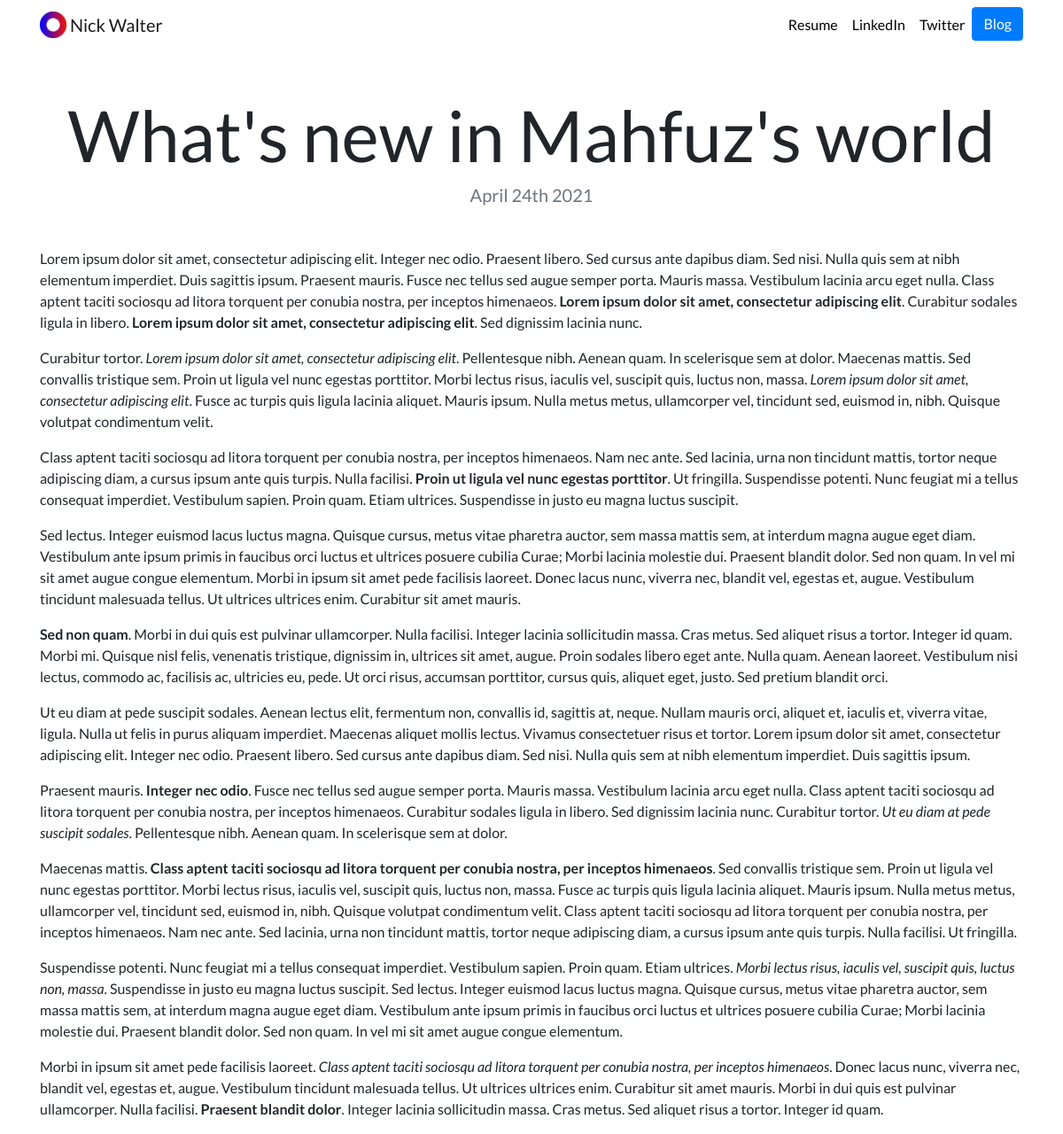
Page /blog/1/ on the committed database.
### blog/models.py (models this page shows, shortened)
class Blog(models.Model):
    title = models.CharField(max_length=200)
    description = models.TextField()
    date = models.DateField()

### blog/views.py (the view)
# urls.py: path('<int:blog_id>/', views.detail, name='detail'),
def detail(request, blog_id):
    blog = get_object_or_404(Blog, pk=blog_id)
    return render(request, 'blog/detail.html',{'blog':blog})

### blog/templates/blog/detail.html
{% extends "portfolio/base.html" %}
{% load static %}
{% block content %}
<h1 class="text-center mt-5" id="blogdetailtitle">{{ blog.title }}</h1>
<h5 class="text-center text-muted mb-5">{{ blog.date|date:'F jS Y' }}</h5>
{{ blog.description|safe }}
{% endblock %}

### portfolio/static/portfolio/custom.css (style rules this page uses)
body { font-family: 'Lato', sans-serif; }
@media (min-width: 992px) { #blogdetailtitle { font-size: 5rem; } }

### rows in the picture
Blog: title "What's new in Mahfuz's world", date "April 24th 2021", description "Lorem ipsum dolor sit amet, consectetur adipiscing elit. Integer nec odio. Praesent libero. Sed cursus ante dapibus diam. Sed nisi. Nulla quis sem at nibh elementum imperdiet. Duis sagittis ipsum. Praesent mauris. Fusce nec tellus sed augue semper porta. Mauris massa. Vestibulum lacinia arcu eget nulla. Class aptent taciti sociosqu ad litora torquent per conubia nostra, per inceptos himenaeos. Lorem ipsum dolor sit amet, consectetur adipiscing elit . Curabitur sodales ligula in libero. Lorem ipsum dolor sit amet, consectetur adipiscing elit . Sed dignissim lacinia nunc. Curabitur tortor. Lorem ipsum dolor sit amet, consectetur adipiscing elit . Pellentesque nibh. Aenean quam. In scelerisque…"
